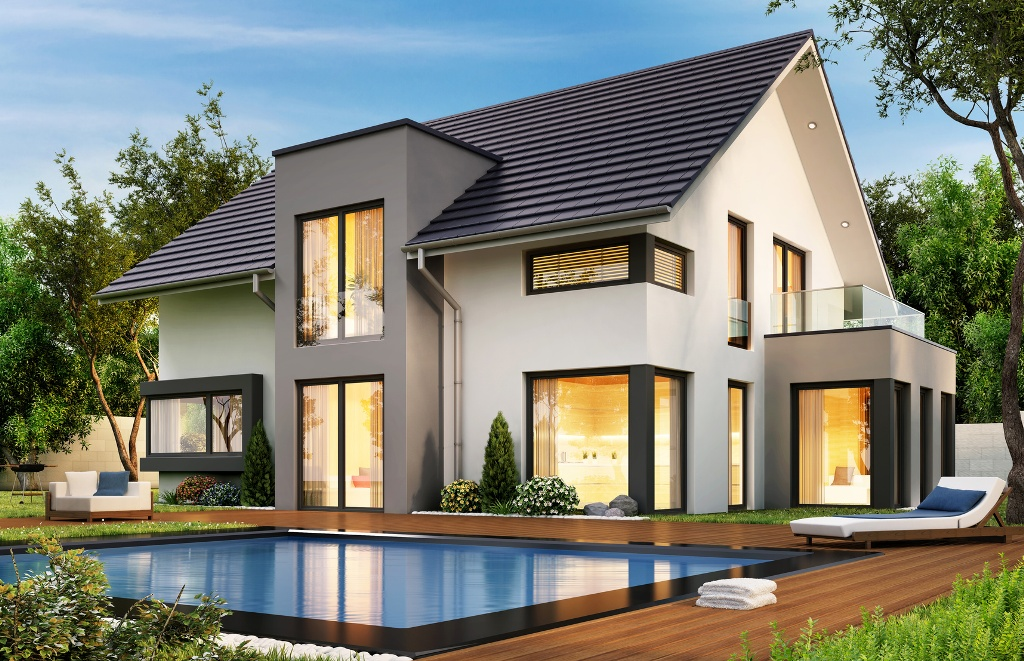
#> input picture casa.jfif, 1024 x 661 px
$ python convolution2.py
#> lines starting #> are read from the running program, lines starting #| are printed output that depends on the picture
#> further down, image is the input picture: shape (661, 1024, 3); mean B, G, R 117.2, 129.3, 127.1
# Se importan todas las librerías necesarias
import numpy as np
from random import *
import cv2
import matplotlib.pyplot as plt

# La función de convolución recibe la imagen y el kernel
def convolution(image, kernel):
    if len(image.shape) == 3:
        print("Found 3 Dimensions: {}".format(image.shape))
#| Found 3 Dimensions: (661, 1024, 3)
        image = cv2.cvtColor(image, cv2.COLOR_BGR2GRAY)
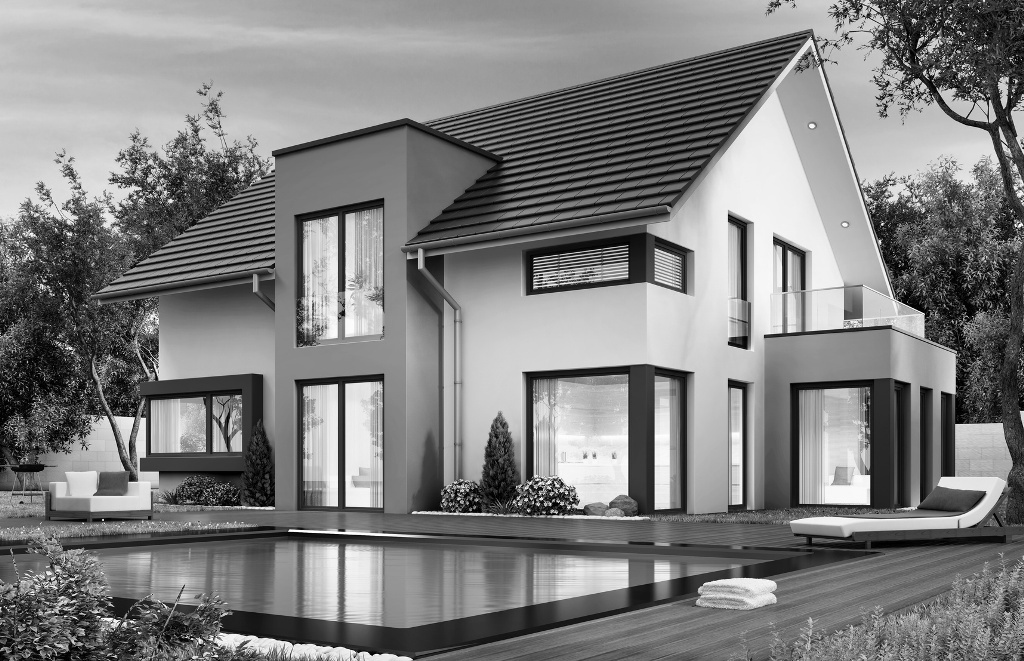
#> image: shape (661, 1024); min 0, max 255, mean 127.3
        print("Converted to Gray Chanel. Shape {}".format(image.shape))
#| Converted to Gray Chanel. Shape (661, 1024)
    else:
        print("Image Shape: {}".format(image.shape))

    # Se obtienen los tamaños de la matriz imagen
    image_row, image_col = image.shape
#> image_row = 661; image_col = 1024
    # Se obtienen los tamaños de la matriz kernel
    kernel_row, kernel_col = kernel.shape

    # Se crea una matriz vacía de respuesta, con el respectivo tamaño que tendrá restando el kernel + 1
    res = np.zeros((image_row - kernel_row + 1, image_col - kernel_col + 1))

    # Este ciclo itera para recorrer cada una de las casillas en la matriz del resultado
    for matrix_row in range (res.shape[0]):
        for matrix_col in range (res.shape[1]):
            #np.sum suma el resultado después de hacer la multiplicacion de ambas matrices.
            res[matrix_row, matrix_col] = np.sum(kernel * image[matrix_row: matrix_row + kernel_row, matrix_col: matrix_col + kernel_col])
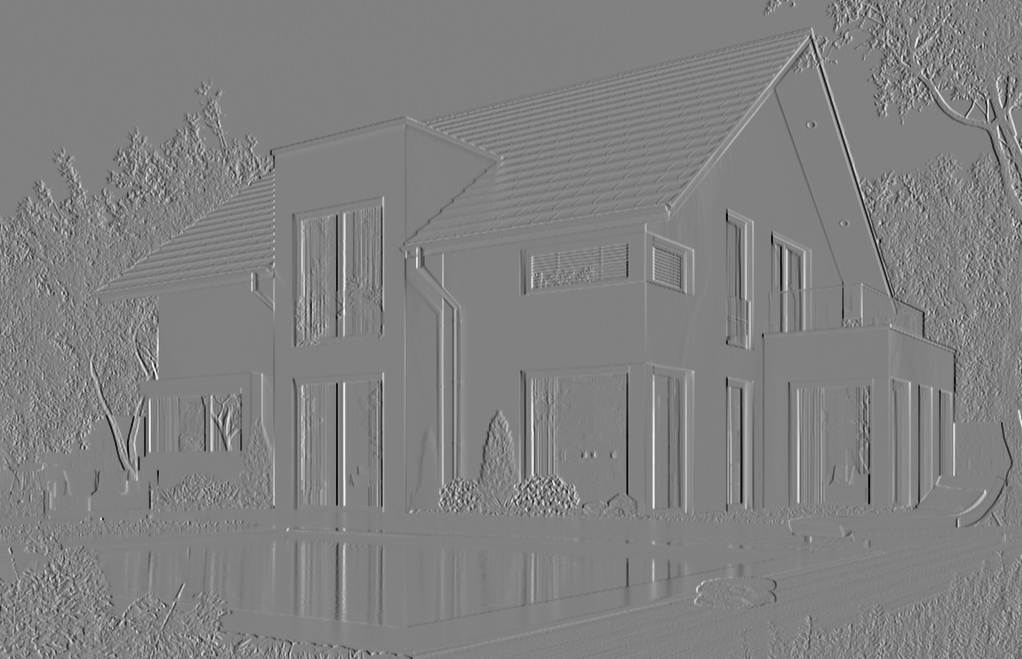
#> res: shape (659, 1022) float64; min -907, max 882, mean -0.2; drawn with min black and max white

    plt.imshow(res, cmap='gray')
    plt.title("Output Image Using {}X{} Kernel".format(kernel_row, kernel_col))
    plt.show()

    return res


image = cv2.imread("casa.jfif")
kernel = np.array([[-1, 0, 1], [-2, 0, 2], [-1, 0, 1]])


image = convolution(image, kernel)

$ run again, with Turquia.jpg saved as casa.jfif
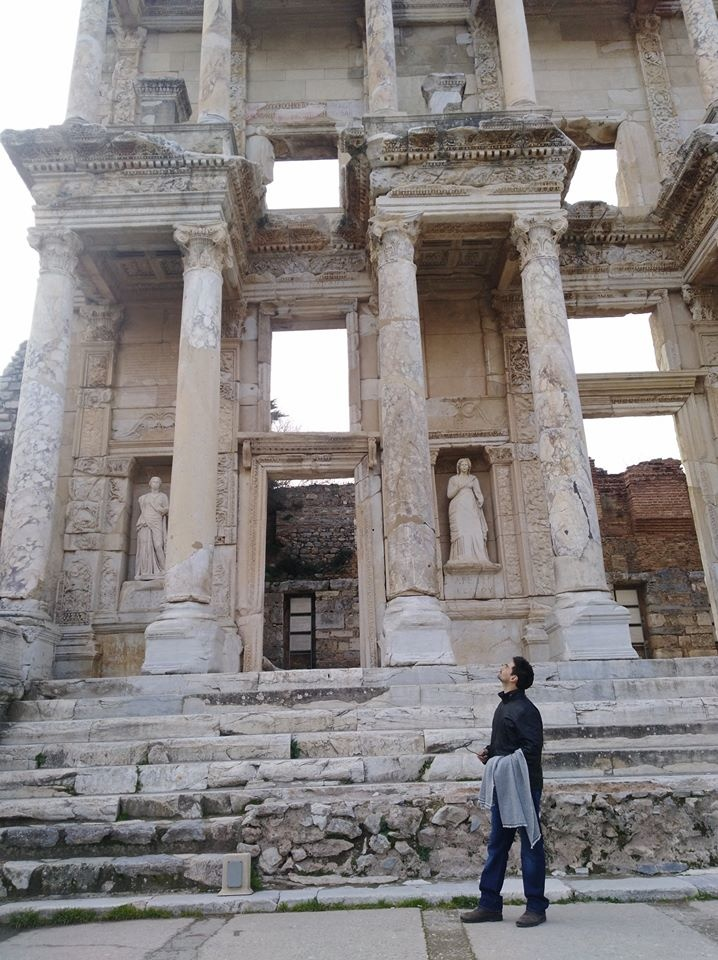
#> input picture Turquia.jpg, 718 x 960 px
#> image is the input picture: shape (960, 718, 3); mean B, G, R 130.7, 131.8, 137
#| Found 3 Dimensions: (960, 718, 3)
#> in convolution, `image = cv2.cvtColor(image, cv2.COLOR_BGR2GRAY)`:
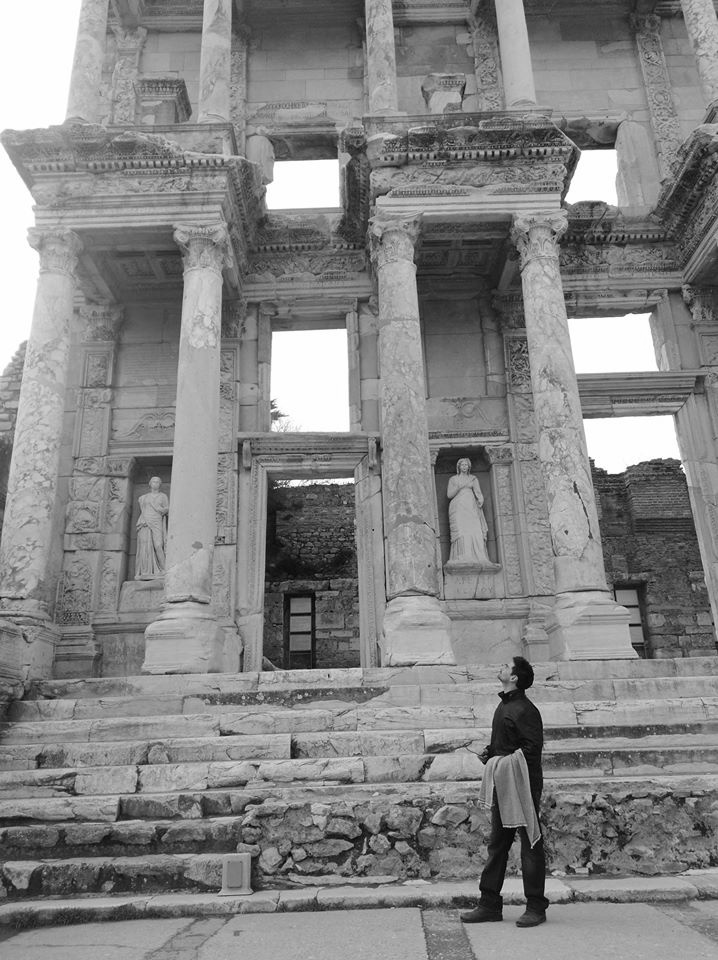
#> image: shape (960, 718); min 0, max 255, mean 133.2
#| Converted to Gray Chanel. Shape (960, 718)
#> after the loop in convolution, `for matrix_row in range (res.shape[0]):`:
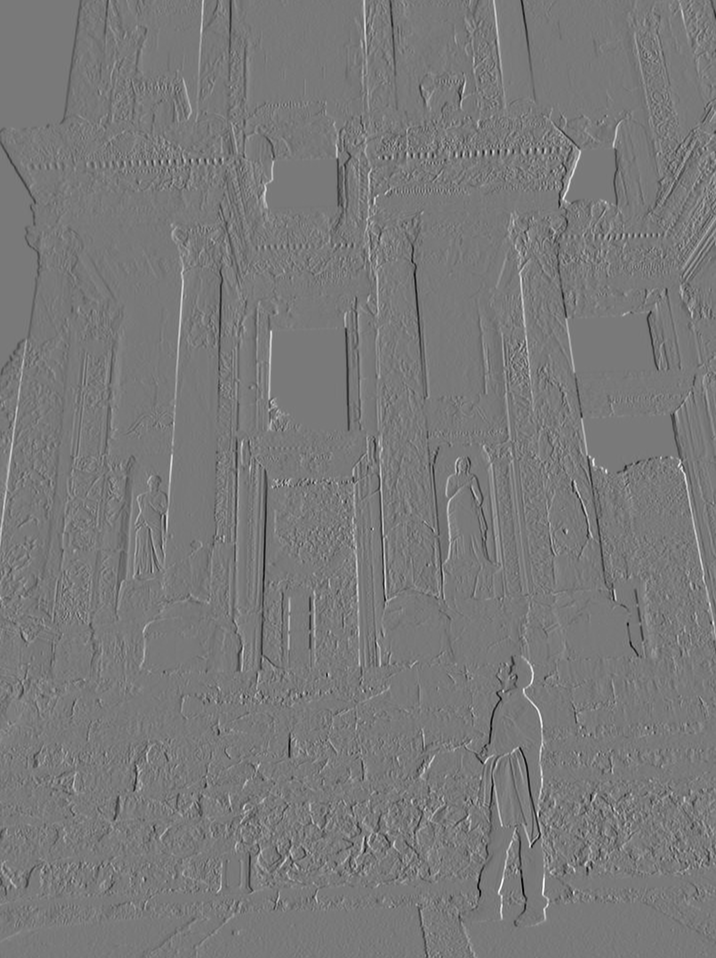
#> res: shape (958, 716) float64; min -708, max 776, mean -0.4; drawn with min black and max white
